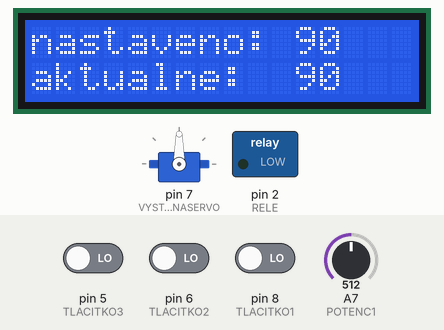
Simulated run of this sketch. Board: Arduino Nano, built with avr-gcc and run on an emulated ATmega328P. Shown: servo, 16×2 character LCD, switched loads named in the sketch (green lamp = pin HIGH). The inputs (shaded band) are chosen by the test bench; at power-on: pin 6 (TLACITKO2) LOW, A7 (POTENC1) = 512, pin 5 (TLACITKO3) LOW, pin 8 (TLACITKO1) LOW.

Above: at 1.2 s.
1.3 s: pin 6 (TLACITKO2) driven HIGH
At 2.3 s:
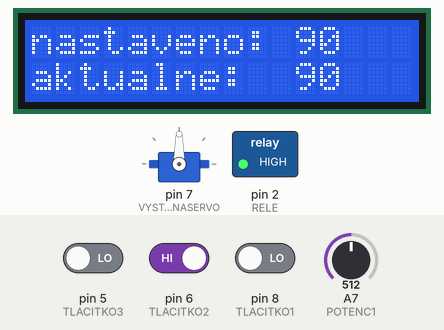
2.8 s: A7 (POTENC1) set to 716
At 4.0 s:
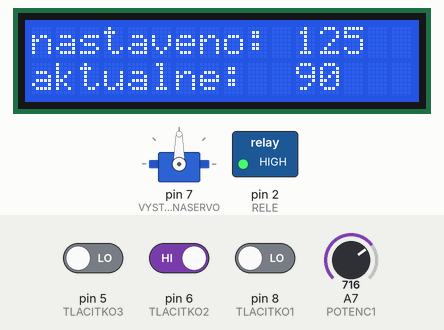
4.3 s: pin 5 (TLACITKO3) driven HIGH
At 5.5 s:
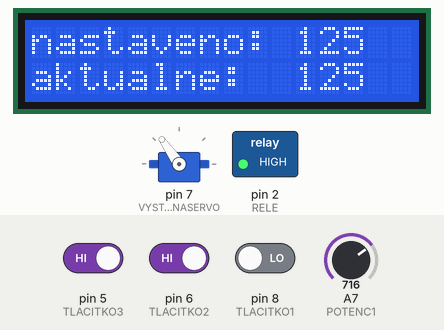
5.8 s: A7 (POTENC1) set to 900
At 6.5 s:
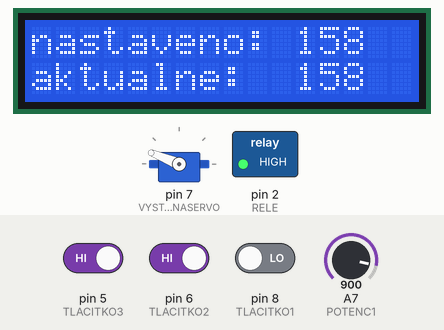
7.3 s: A7 (POTENC1) set to 1023
At 7.6 s:
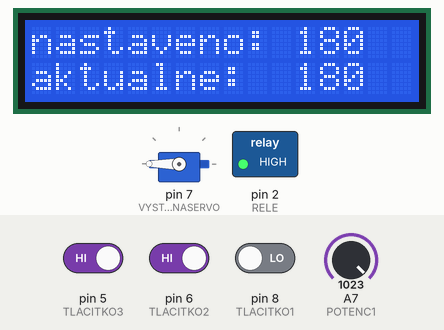
8.8 s: A7 (POTENC1) set to 306
At 9.8 s:
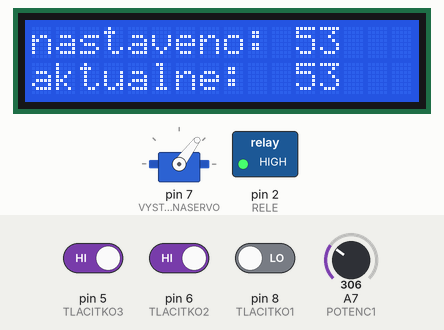
Timing chart, 0 to 11.3 s (numbered marks = the images above; inputs shaded):
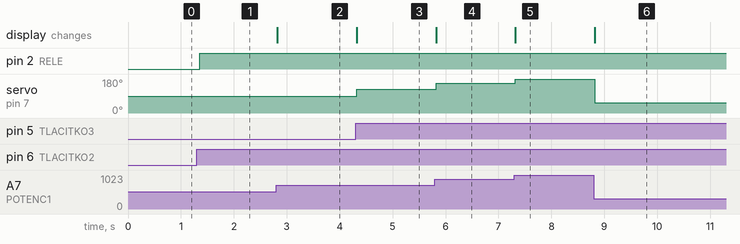

The sketch:

termostat_tlacitko.ino
```cpp
#include <Wire.h>
#include <LiquidCrystal_I2C.h>
#include <Servo.h>
//#include "U8glib.h"
Servo SERVO;
LiquidCrystal_I2C DISP(0x3F, 16, 2);
//U8GLIB_SSD1306_128X64 OLED(U8G_I2C_OPT_NONE);


#define RELE        2
#define TLACITKO1   8
#define TLACITKO2   6
#define TLACITKO3   5
// casova prodleva v niz ignorujeme zmenu stavu tlacitka
#define PRODLEVA   50
#define POTENC1 A7
#define VYSTUPNASERVO 7

bool  MinulyStav = 0;               // priznak predchoziho stavu tlacitka (0 .. stisknuto)
unsigned long CasZmeny;             // promenna pro ulozeni casu zmeny stavu tlacitka
int StavPotenc1;
byte NastavenyStavPotenc;

void setup()
{
  pinMode(RELE, OUTPUT);             // nastaveni pinu 2 jako vystup
  pinMode(TLACITKO1, INPUT);  // nastaveni pinu 5 jako vstup
  pinMode(TLACITKO2, INPUT);  // nastaveni pinu 6 jako vstup
  pinMode(TLACITKO3, INPUT);
  pinMode(POTENC1, INPUT);
  pinMode(VYSTUPNASERVO, OUTPUT);
  SERVO.attach(VYSTUPNASERVO);
  DISP.begin(); //inicializace displaye
  //DISP.backlight(); // zapnutí podsvicení
  DISP.print("nastaveno: ");
  DISP.setCursor(0, 1);
  DISP.print("aktualne: ");
}

void loop()
{

  //ovladani rele1, tlactko1 je na termostatu, tlacitko2 jde pres wifi
  if ((digitalRead(TLACITKO1) == 1) || (digitalRead(TLACITKO2) == 1))         // je-li tlacitko stisknuto
  {
    if (MinulyStav == 0 && abs(millis() - CasZmeny) > PRODLEVA) // neni-li nastaven priznak
    { // tlacitko stisknuto a uplynul-li vetsi cas
      // od zmeny stavu tlacitka nez je mez (50ms)
      MinulyStav = 1;                             // nastav priznak tlacitko stisknuto
      digitalWrite(RELE, !digitalRead(RELE));       // zmen hodnotu vystupu LED
    }
  }
  else                                      // neni-li stisknuto tlacitko
  {
    CasZmeny = millis();                       // zapamatuj si posledni cas, kdy bylo nestisknuto
    MinulyStav = 0;                            // nuluj priznak, tlacitko stisknuto
  }


  //ovladani teploty pres servo
  StavPotenc1 = analogRead(POTENC1); //nacte hodnotu z potenciometru
  StavPotenc1 = map(StavPotenc1, 0, 1023, 0, 180); //preskaluje na 0-180 pro servo

  if ((digitalRead(TLACITKO3) == 1) || (NastavenyStavPotenc == 0)) {
    NastavenyStavPotenc = StavPotenc1; //pri stisku tlacitka 3 se nastavi promenna pro vypis na display a otoci se servo
    SERVO.write(StavPotenc1);
  }

  DISP.setCursor(11, 0);
  DISP.print(String(StavPotenc1));
  DISP.print("   ");
  DISP.setCursor(11, 1);
  DISP.print(String(NastavenyStavPotenc));
  DISP.print("   ");

  //  OLED.firstPage();
  //  do {
  //    vypis();
  //  } while (OLED.nextPage());

}


//
//void vypis(void) {
//  OLED.setFont(u8g_font_unifont);
//  OLED.setPrintPos(0, 10);
//  OLED.print("Nastaveno: ");
//  OLED.setPrintPos(0, 25);
//  OLED.print(StavPotenc1);
//  OLED.setPrintPos(0, 30);
//  OLED.print("______________");
//  OLED.setPrintPos(0, 45);
//  OLED.print("Aktualne ");
//  OLED.setPrintPos(0, 60);
//  OLED.print(NastavenyStavPotenc);
//}
```

Measured:
- after the input at 1.3 s, pin 2 (RELE): LOW → HIGH after 0.05 s
- after the input at 2.8 s, the display: changes at once (image 2)
- after the input at 4.3 s, servo on pin 7 (VYSTUPNASERVO): 90° → 125° at once; the display: changes at once (image 3)
- after the input at 5.8 s, servo on pin 7 (VYSTUPNASERVO): 125° → 158° at once; the display: changes at once (image 4)
- after the input at 7.3 s, servo on pin 7 (VYSTUPNASERVO): 158° → 180° at once; the display: changes at once (image 5)
- after the input at 8.8 s, servo on pin 7 (VYSTUPNASERVO): 180° → 53° at once; the display: changes at once (image 6)
